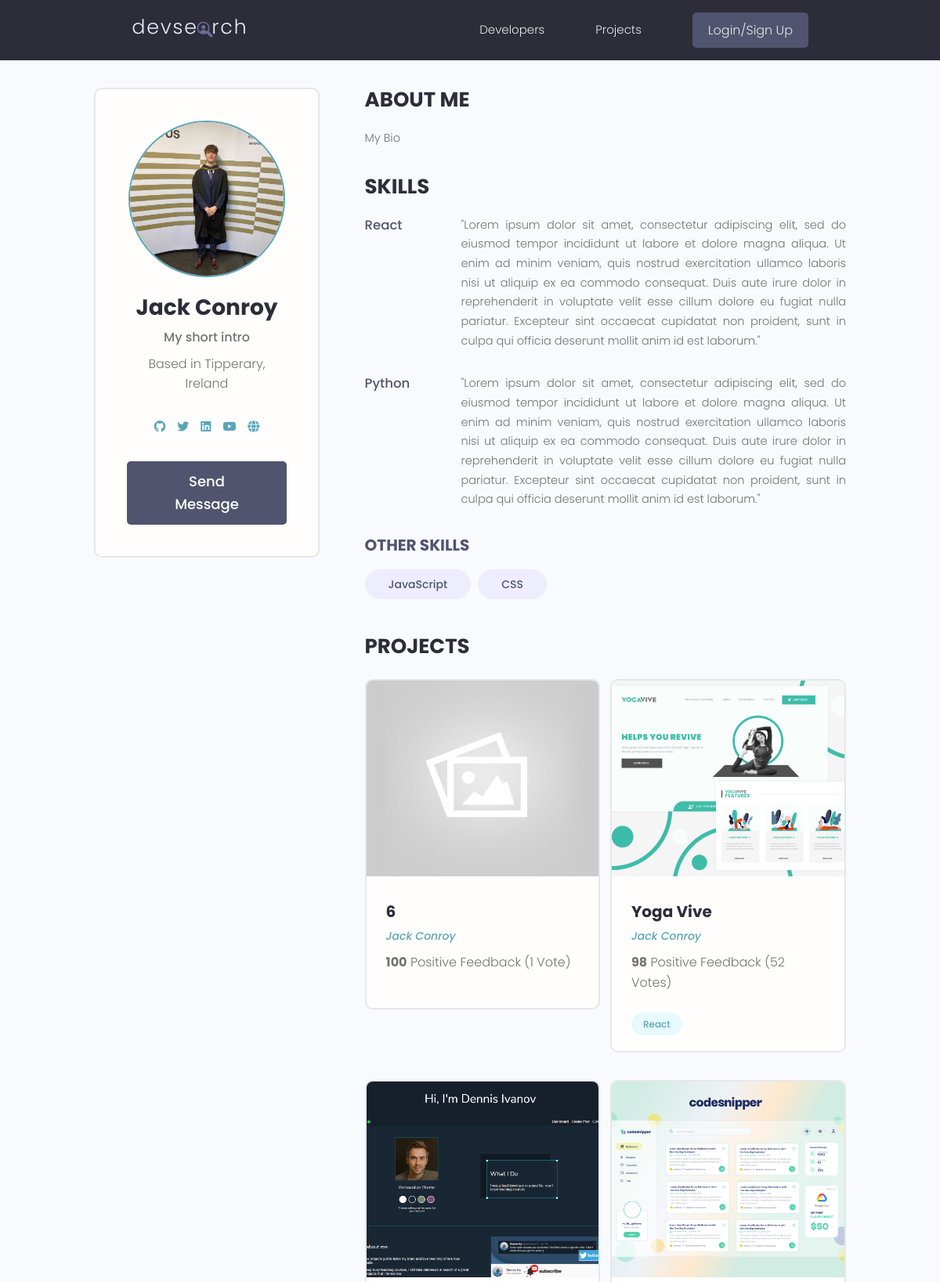
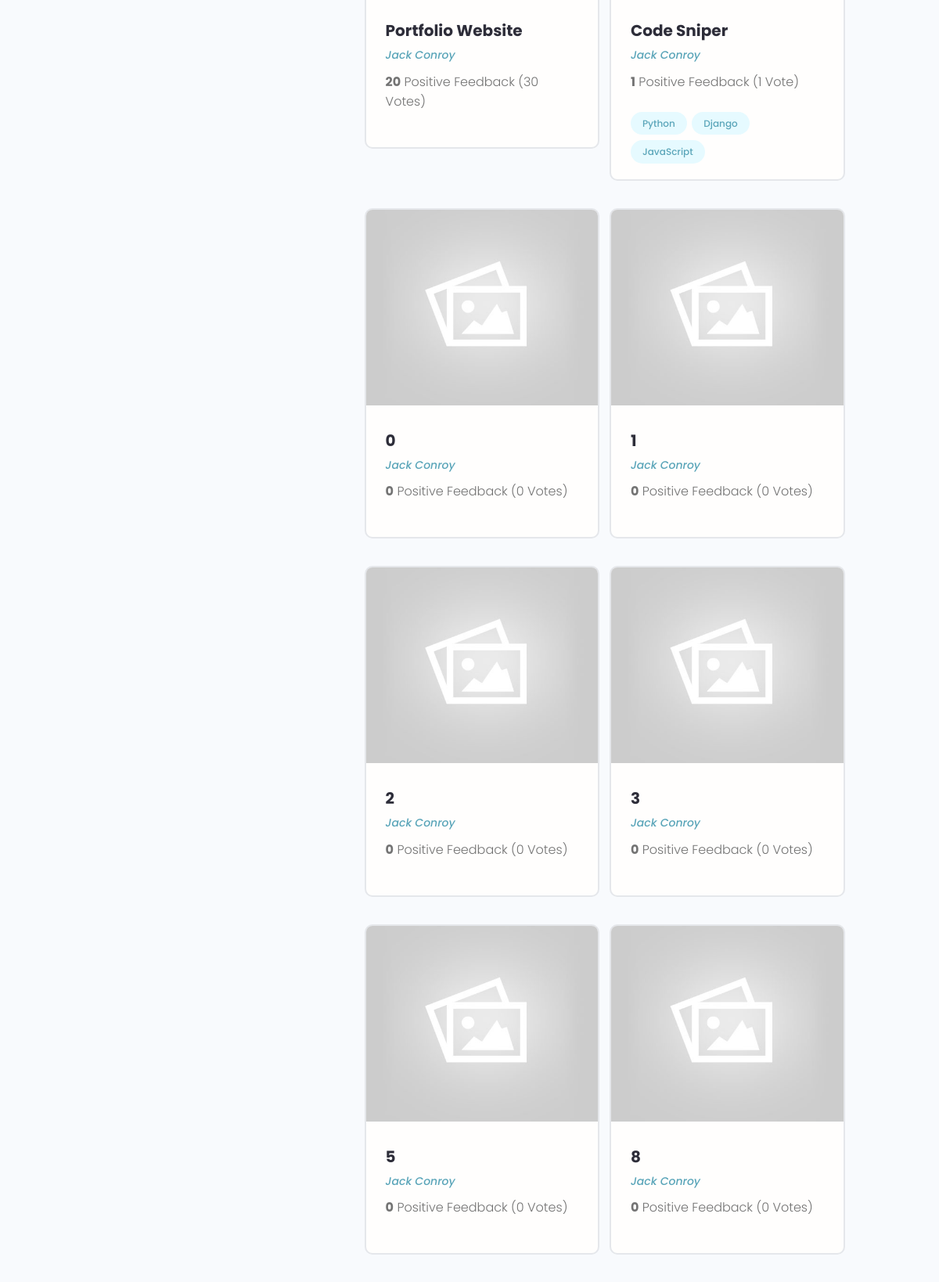
Screenshot of /profile/950f8b22-5bb0-491c-a8f3-4f5213ad4871/ (upper part) with the database file from the repository (2 pictures, top to bottom).
### users/models.py (models this page shows, shortened)
class Profile(models.Model):
  user = models.OneToOneField(User, on_delete=models.CASCADE, null=True, blank=True)
  name = models.CharField(max_length=200, blank=True, null=True)
  email = models.EmailField(max_length=500, blank=True, null=True)
  username = models.CharField(max_length=200, blank=True, null=True)
  location = models.CharField(max_length=200, blank=True, null=True)
  short_intro = models.CharField(max_length=500, blank=True, null=True)
  bio = models.TextField(blank=True, null=True)
  profile_image = models.ImageField(null=True, blank=True, upload_to='profiles/', default="profiles/user-default.png")
  social_github = models.CharField(max_length=500, null=True, blank=True)
  social_twitter = models.CharField(max_length=500, null=True, blank=True)
  social_linkedin = models.CharField(max_length=500, null=True, blank=True)
  social_youtube = models.CharField(max_length=500, null=True, blank=True)
  social_website = models.CharField(max_length=500, null=True, blank=True)
  created = models.DateTimeField(auto_now_add=True)
  id = models.UUIDField(default=uuid.uuid4, unique=True, primary_key=True, editable=False)

class Skill(models.Model):
  owner = models.ForeignKey(Profile, on_delete=models.CASCADE, null=True, blank=True)
  name = models.CharField(max_length=500, null=True, blank=True)
  description = models.TextField(null=True, blank=True)
  created = models.DateTimeField(auto_now_add=True)
  id = models.UUIDField(default=uuid.uuid4, unique=True, primary_key=True, editable=False)

### projects/models.py (models this page shows, shortened)
class Project(models.Model):
    owner = models.ForeignKey(Profile, null=True, blank=True, on_delete=models.SET_NULL)
    title = models.CharField(max_length=200)
    description = models.TextField(null=True, blank=True)
    featured_image = models.ImageField(null=True, blank=True, default="default.jpg")
    demo_link = models.CharField(max_length=2000, null=True, blank=True)
    source_link = models.CharField(max_length=2000, null=True, blank=True)
    tags = models.ManyToManyField('Tag', blank=True)
    vote_total = models.IntegerField(default=0, null=True, blank=True)
    vote_ratio = models.IntegerField(default=0, null=True, blank=True)
    created = models.DateTimeField(auto_now_add=True)
    id = models.UUIDField(default=uuid.uuid4, unique=True, primary_key=True, editable=False)
    class Meta:
        ordering = ['-vote_ratio', '-vote_total', 'title']

class Tag(models.Model):
    name = models.CharField(max_length=200)
    created = models.DateTimeField(auto_now_add=True)
    id = models.UUIDField(default=uuid.uuid4, unique=True, primary_key=True, editable=False)

### users/views.py (the view)
# urls.py: path('profile/<str:pk>/', views.userProfile, name="user-profile"),
def userProfile(request, pk):
  profile = Profile.objects.get(id=pk)
  topSkills = profile.skill_set.exclude(description__exact="")
  otherSkills = profile.skill_set.filter(description="")
  context = {
    'profile': profile,
    'topSkills': topSkills,
    'otherSkills': otherSkills,
    }
  return render(request, 'users/user-profile.html', context)

### users/templates/users/user-profile.html
{% extends 'main.html' %}
{% block content %}
  <main class="profile my-md">
    <div class="container">
      <div class="layout">
        <div class="column column--1of3">
          <div class="card text-center">
            <div class="card__body dev">
              <img class="avatar avatar--xl" src="{{ profile.profile_image.url }}" />
              <h2 class="dev__name">{{ profile.name }}</h2>
              <p class="dev__title">{{ profile.short_intro|slice:"50" }}</p>
              <p class="dev__location">Based in {{ profile.location }} {{ profile.randomMessage }}</p>
              <ul class="dev__social">
                {% if profile.social_github %}
                  <li>
                    <a title="Github" href="{{ profile.social_github }}" target="_blank"><i class="fa-brands fa-github"></i></a>
                  </li>
                {% endif %}
                {% if profile.social_twitter %}
                  <li>
                    <a title="Twitter" href="{{ profile.social_twitter }}" target="_blank"><i class="fa-brands fa-twitter"></i></a>
                  </li>
                {% endif %}
                {% if profile.social_linkedin %}
                  <li>
                    <a title="LinkedIn" href="{{profile.social_linkedin}}" target="_blank"><i class="fa-brands fa-linkedin"></i></a>
                  </li>
                {% endif %}
                {% if profile.social_youtube %}
                  <li>
                    <a title="YouTube" href="{{profile.social_youtube}}" target="_blank"><i class="fa-brands fa-youtube"></i></a>
                  </li>
                {% endif %}
                {% if profile.social_website %}
                  <li>
                    <a title="Personal Website" href="{{profile.social_website}}" target="_blank"><i class="fa-solid fa-globe"></i></a>
                  </li>
                {% endif %}
              </ul>
              {% if request.user.profile.id != profile.id %}
                <a href="{% url 'create-message' profile.id %}" class="btn btn--sub btn--lg">Send Message</a>
              {% endif %}
            </div>
          </div>
        </div>
        <div class="column column--2of3">
          <div class="devInfo">
            <h3 class="devInfo__title">About Me</h3>
            <p class="devInfo__about">
              {{ profile.bio }}
            </p>
          </div>
          <div class="devInfo">
            <h3 class="devInfo__title">Skills</h3>
            <div class="devInfo__skills">
              {% for skill in topSkills %}
                <div class="devSkill">
                  <h4 class="devSkill__title">{{skill.name}}</h4>
                  <p class="devSkill__info">
                    {{skill.description}}
                  </p>
                </div>
              {% endfor %}
              <h3 class="devInfo__subtitle">Other Skills</h3>
              <div class="devInfo__otherSkills">
                {% for skill in otherSkills %}
                <span class="tag tag--pill tag--sub tag--lg">
                  <small>{{skill.name}}</small>
                </span>
                {% endfor %}
              </div>
            </div>
          </div>
          <div class="devInfo">
            <h3 class="devInfo__title">Projects</h3>
            <div class="grid grid--two">
              {% for project in profile.project_set.all %}
              <div class="column">
                <div class="card project">
                  <a href="{% url 'project' project.id %}" class="project">
                    <img class="project__thumbnail" src="{{project.featured_image.url}}" alt="project thumbnail" />
                    <div class="card__body">
                      <h3 class="project__title">{{project.title}}</h3>
                      <p><a class="project__author" href="{% url 'user-profile' project.owner.id %}">{{project.owner.name}}</a></p>
                      <p class="project--rating">
                        <span style="font-weight: bold;">{{project.vote_ratio}}</span> Positive
                        Feedback ({{project.vote_total}} Vote{{project.vote_total|pluralize:"s"}})
                      </p>
                      <div class="project__tags">
                        {% for tag in project.tags.all %}
                          <span class="tag tag--pill tag--main">
                            <small>{{tag.name}}</small>
                          </span>
                        {% endfor %}
                      </div>
                    </div>
                  </a>
                </div>
              </div>
              {% endfor %}
            </div>
          </div>
        </div>
      </div>
    </div>
  </main>
{% endblock content %}

### static/styles/app.css (style rules this page uses)
:root { --color-sub: #2d2d39; }
.btn--sub { background-color: var(--color-sub-light); }
.card { border: 2px solid var(--color-light); }
img { width: 100%; }
.profile .card > .dev { padding: 4rem; }
.dev__name { color: var(--color-sub); font-size: 2.8rem; font-weight: 700; margin-top: 1rem; margin-bottom: 0.5rem; }
.dev__title { font-size: 1.6rem; font-weight: 500; line-height: 1.3; }
.dev__location { margin-top: 1rem; }
.dev__social { margin: 3rem 0; list-style: none; display: flex; justify-content: center; gap: 1.5rem; }
.devInfo { margin-bottom: 3rem; }
.devInfo__title, .devInfo__subtitle { font-size: 2.6rem; color: var(--color-sub); text-transform: uppercase; font-weight: 700; margin-bottom: 1.5rem; }
.devInfo__subtitle { font-size: 2rem; color: var(--color-sub-light); }
.devInfo__about, .devSkill__info { font-size: 1.45rem; line-height: 1.7; text-align: justify; }
.devSkill { margin-bottom: 3rem; }
.devSkill__title { font-size: 1.65rem; font-weight: 500; color: var(--color-sub-light); }
@media screen and (min-width: 700px) { .devSkill { display: flex; justify-content: space-between; gap: 3rem; } }
@media screen and (min-width: 700px) { .devSkill__info { flex-basis: 80%; } }
.project__author { font-size: 1.4rem; font-style: italic; }
.project--rating { margin-bottom: 1.6em; margin-top: .5em; }
.project__thumbnail { height: 25rem; object-fit: cover; object-position: top center; }
.project__title { font-size: 2rem; font-weight: 700; color: var(--color-sub); }

### static/uikit/styles/modules/_variables.css (style rules this page uses)
:root { --color-main: #5aa5b9; --color-main-light: #e6faff; --color-sub: #3f4156; --color-sub-light: #51546e; --color-sub-lighter: #ededfd; --color-text: #737373; --color-gray: #8b8b8b; --color-light: #e5e7eb; --color-light-gray: #767676; --color-bg: #f8fafd; --color-white: #fffefd; --color-white-light: #f3f3f3; --color-success: #359e64; --color-success-bg: #def8e8; --color-error: #fc4b0b; --color-error-bg: #fff2ee; --font-base: 'Poppins', arial, helvetica, 'Segoe UI', roboto, ubuntu, sans-serif; --font-monospace: 'Fira Code', 'Courier New', courier, monospace; --font-regular: 300; --font-medium: 500; --font-bold: 700; --generic-shadow: 1px 1px 5px #00000010; --generic-transition: all 0.3s ease-in-out; }

### static/uikit/styles/modules/_base.css (style rules this page uses)
* { margin: 0; padding: 0; box-sizing: border-box; text-rendering: optimizeLegibility; color: inherit; font-size: inherit; }
html { font-size: 50%; }
@media only screen and (min-width: 480px) { html { font-size: 56.25%; } }
@media only screen and (min-width: 1200px) { html { font-size: 62.5%; } }
body { line-height: 1.6; font-weight: 400; font-size: 1.5rem; color: var(--color-text); background-color: var(--color-bg); min-height: 100vh; }

### static/uikit/styles/modules/_typography.css (style rules this page uses)
* { font-family: var(--font-base); }
h2 { font-size: 3.6rem; font-weight: var(--font-bold); }
h3 { font-size: 3.2rem; font-weight: var(--font-medium); }
h4 { font-size: 2.8rem; font-weight: var(--font-medium); }
p, span, strong { font-size: 1.6rem; color: var(--color-text); font-weight: var(--font-regular); }
a { padding-bottom: 2px; text-decoration: none; display: inline-block; color: var(--color-main); font-weight: var(--font-medium); }

### static/uikit/styles/modules/_utilities.css (style rules this page uses)
.container { width: 92%; max-width: 165rem; margin: 0 auto; box-sizing: border-box; }
@media screen and (min-width: 1000px) { .container { width: 90%; } }
@media screen and (min-width: 1200px) { .container { width: 80%; } }
.text-center { text-align: center; }
.my-md { margin: 3rem auto; }

### static/uikit/styles/modules/_avatar.css (style rules this page uses)
.avatar { border-radius: 50%; border: 2px solid var(--color-main); object-fit: cover; }
.avatar--xl { height: 20rem; width: 20rem; }

### static/uikit/styles/modules/_button.css (style rules this page uses)
.btn { display: inline-block; position: relative; cursor: pointer; background-color: var(--color-light); font-weight: var(--font-medium); color: var(--color-sub); text-decoration: none; padding: 1rem 2rem; border-radius: 0.5rem; border: none; width: -webkit-fit-content; width: -moz-fit-content; width: fit-content; height: -webkit-fit-content; height: -moz-fit-content; height: fit-content; font-size: 1.6rem; outline-width: 0; outline-color: transparent; -webkit-backface-visibility: hidden; backface-visibility: hidden; transition: all 0.3s ease-in-out; }
.btn--sub { background-color: var(--color-sub); color: var(--color-white); }
.btn--lg { font-size: 1.8rem; padding: 1.2rem 4.5rem; }

### static/uikit/styles/modules/_card.css (style rules this page uses)
.card { border-radius: 1rem; background-color: var(--color-white); border: 1.5px solid var(--color-light); width: auto; height: auto; margin-top: 0.5rem; margin-bottom: 0.5rem; overflow: hidden; }
.card__body, .card__header { padding: 2rem 2.5rem; }
.project a { display: block !important; }

### rows the page displays
Profile: profile_image (picture), name "Jack Conroy", short_intro "My short intro", location "Tipperary, Ireland", bio "My Bio"
Skill: name "React", description "\"Lorem ipsum dolor sit amet, consectetur adipiscing elit, sed do eiusmod tempor incididunt ut labore et dolore magna aliqua. Ut enim ad minim veniam, quis nostrud exercitation ullamco laboris nisi ut aliquip ex ea commodo consequat. Duis aute irure dolor in reprehenderit in voluptate velit esse cillum dolore eu fugiat nulla pariatur. Excepteur sint occaecat cupidatat non proident, sunt in culpa qui officia deserunt mollit anim id est laborum.\""
Skill: name "Python", description "\"Lorem ipsum dolor sit amet, consectetur adipiscing elit, sed do eiusmod tempor incididunt ut labore et dolore magna aliqua. Ut enim ad minim veniam, quis nostrud exercitation ullamco laboris nisi ut aliquip ex ea commodo consequat. Duis aute irure dolor in reprehenderit in voluptate velit esse cillum dolore eu fugiat nulla pariatur. Excepteur sint occaecat cupidatat non proident, sunt in culpa qui officia deserunt mollit anim id est laborum.\""
Skill: name "JavaScript"
Skill: name "CSS"
Project: featured_image (placeholder picture), title "6", owner.name "Jack Conroy", vote_ratio "100", vote_total "1"
Project: featured_image (picture), title "Yoga Vive", owner.name "Jack Conroy", vote_ratio "98", vote_total "52"
Tag: name "React"
Project: featured_image (picture), title "Portfolio Website", owner.name "Jack Conroy", vote_ratio "20", vote_total "30"
Project: featured_image (picture), title "Code Sniper", owner.name "Jack Conroy", vote_ratio "1", vote_total "1"
Tag: name "Python"
Tag: name "Django"
Tag: name "JavaScript"
Project: featured_image (placeholder picture), title "0", owner.name "Jack Conroy", vote_ratio "0", vote_total "0"
Project: featured_image (placeholder picture), title "1", owner.name "Jack Conroy", vote_ratio "0", vote_total "0"
Project: featured_image (placeholder picture), title "2", owner.name "Jack Conroy", vote_ratio "0", vote_total "0"
Project: featured_image (placeholder picture), title "3", owner.name "Jack Conroy", vote_ratio "0", vote_total "0"
Project: featured_image (placeholder picture), title "5", owner.name "Jack Conroy", vote_ratio "0", vote_total "0"
Project: featured_image (placeholder picture), title "8", owner.name "Jack Conroy", vote_ratio "0", vote_total "0"
